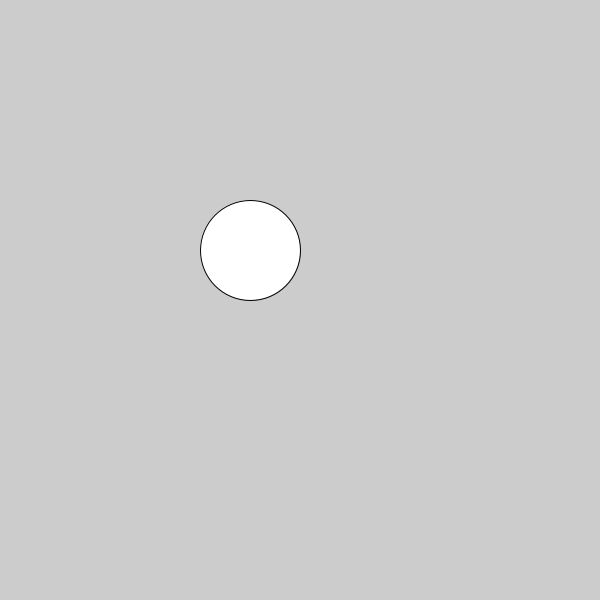
Frame 1 (no input)
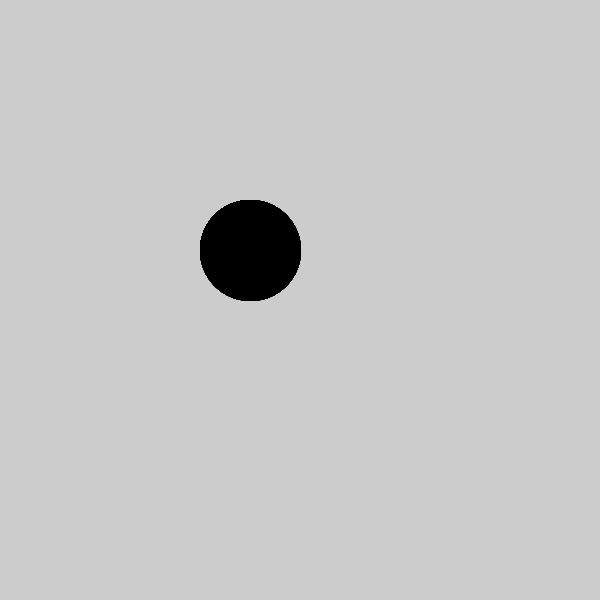
Frame 60 (the mouse pressed at the canvas centre just before this capture)
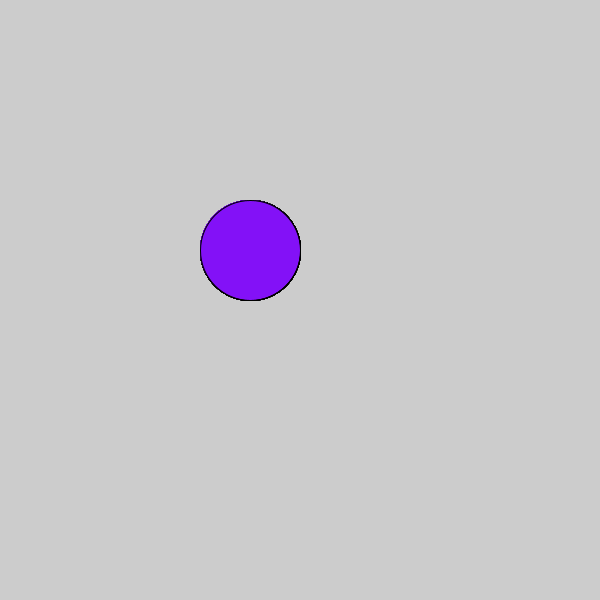
Frame 120 (the mouse held since frame 60 and released just before this capture)

The Processing sketch that drew these frames (run headless with seeded random() and noise(); from frame 60 on, the mouse is pressed at the canvas centre):

// Processing sketch: c_LogicalDot
// ── c_LogicalDot.pde

void setup() {
  
// 1. Set the size of the sketch. Make it 600 pixels square. 
  
size(600,600);
}

void draw() {
  
// 2. Draw an ellipse
// Run the program to make sure it works before moving on.

ellipse(250,250, 100,100);
// 3. Change the color of the ellipse when the mouse is pressed.
//    Use the following code, but put your colors where indicated
//    Remember to use the   fill()  command to set colors.

if (mousePressed) {
 
   //  put one color here 
  fill(#8311F7);
} else {
  
   // put a different color here
  fill(#000000);
}  
  
  
  
}
